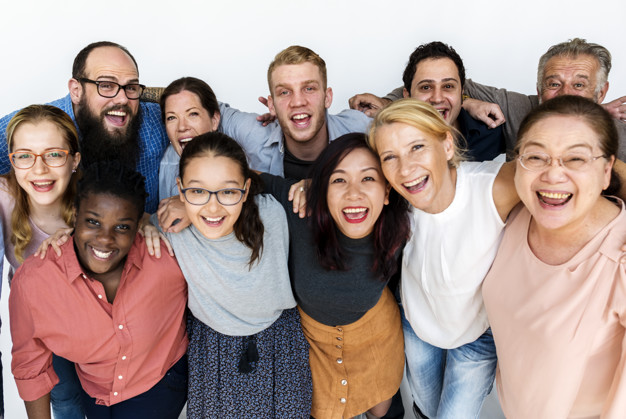
#> input picture back-end/pessoas.jpg, 626 x 419 px, found by its file name; its folder holds only this picture in this run
$ python -i face_recognition.py   (imports and definitions only)
#> lines starting #> are read from the running program, lines starting #| are printed output that depends on the picture; after the words box and inside, x2 and y2 are one past the last pixel; in counts of white or black regions, pixels touching at a corner belong together
import cv2
import io
import os
import numpy as np
from pylab import rcParams
import urllib.request
from matplotlib import pyplot as plt
from IPython.display import display, clear_output, Image


def face_det():

#    return cv2.__version__

    os.listdir(os.curdir)
    print('pessoas.jpg' in os.listdir(os.curdir))

    img =cv2.imread('pessoas.jpg')
#> img is the input picture: shape (419, 626, 3); mean B, G, R 141, 146.3, 166.8
    img_rgb = cv2.cvtColor(img, cv2.COLOR_BGR2RGB)
    img_gray = cv2.cvtColor(img_rgb, cv2.COLOR_RGB2GRAY)
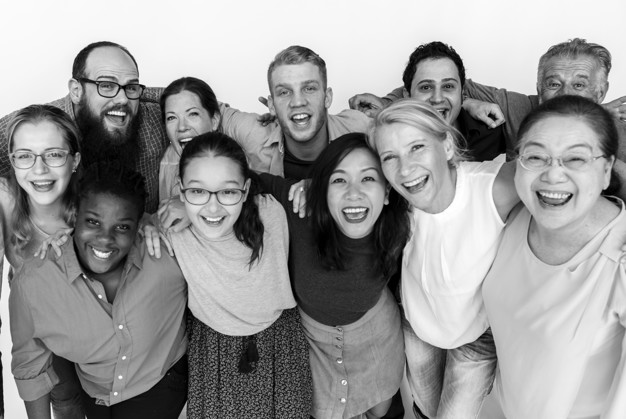
#> img_gray: shape (419, 626); min 0, max 255, mean 151.8


    haarcascade_path = '/usr/local/share/opencv4/haarcascades'

    classifier_frontalface = 'haarcascade_frontalface_alt.xml'
    classifier_path_frontalface = os.path.join(haarcascade_path, classifier_frontalface)
    model_frontalface = cv2.CascadeClassifier(classifier_path_frontalface)

    classifier_eye = 'haarcascade_eye_tree_eyeglasses.xml'
    classifier_path_eye = os.path.join(haarcascade_path, classifier_eye)
    model_eye =cv2.CascadeClassifier(classifier_path_eye)

    eye = model_eye.detectMultiScale(img_gray)
#> eye = ()
    frontalface = model_frontalface.detectMultiScale(img_gray)
#> frontalface = [[408, 64, 59, 59], [157, 96, 51, 51], [265, 65, 66, 66], [6, 129, 71, 71], [317, 154, 73, 73], [70, 198, 73, 73], [79, 57, 74, 74], [504, 120, 103, 103], [174, 161, 78, 78]]

    for x, y, h, w in frontalface:
        img_det = cv2.rectangle(img_rgb, (x,y), (x+w, y+h), (255),2)

        for x, y, h, w in eye:
            img_eye = cv2.rectangle(img_rgb, (x, y), (x+w, y+h), (255), 2)
#> this loop made 9 passes
#> pass 2, in face_det, `img_det = cv2.rectangle(img_rgb, (x,y), (x+w, y+h), (255),2)`:
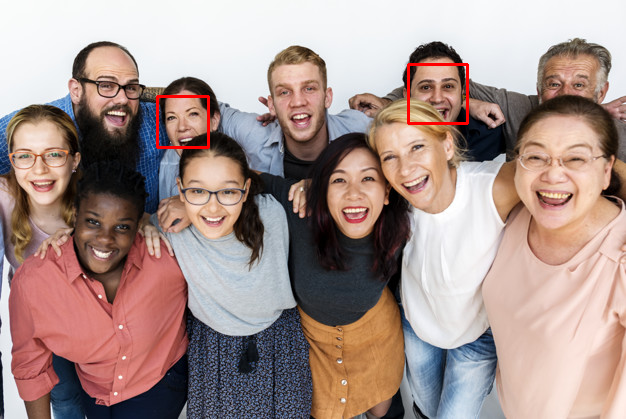
#> img_det: shape (419, 626, 3); mean R, G, B 167.5, 145.8, 140.6
#> pass 3, in face_det, `img_det = cv2.rectangle(img_rgb, (x,y), (x+w, y+h), (255),2)`:
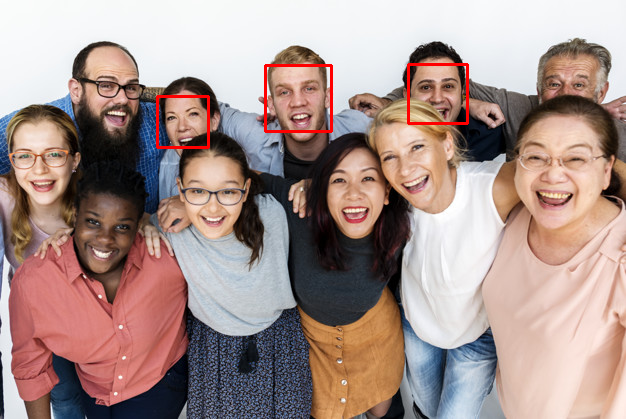
#> img_det: shape (419, 626, 3); 0.3% of pixels changed, all inside (x1, y1, x2, y2) = (264, 64, 333, 133)
#> after the loop:
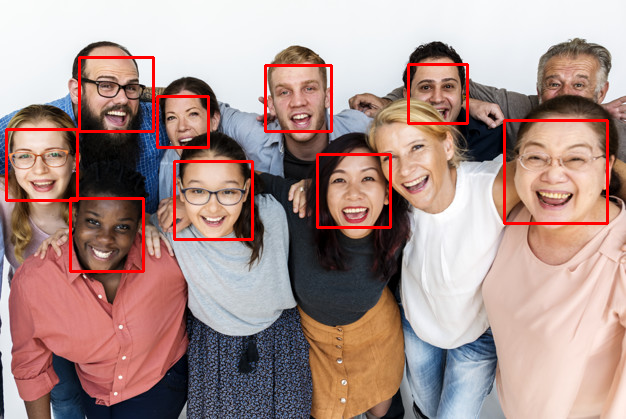
#> img_rgb: shape (419, 626, 3); mean R, G, B 170.7, 143.2, 138.2


    print(img_det)
#> (printed output is left out)

>>> result = face_det()
